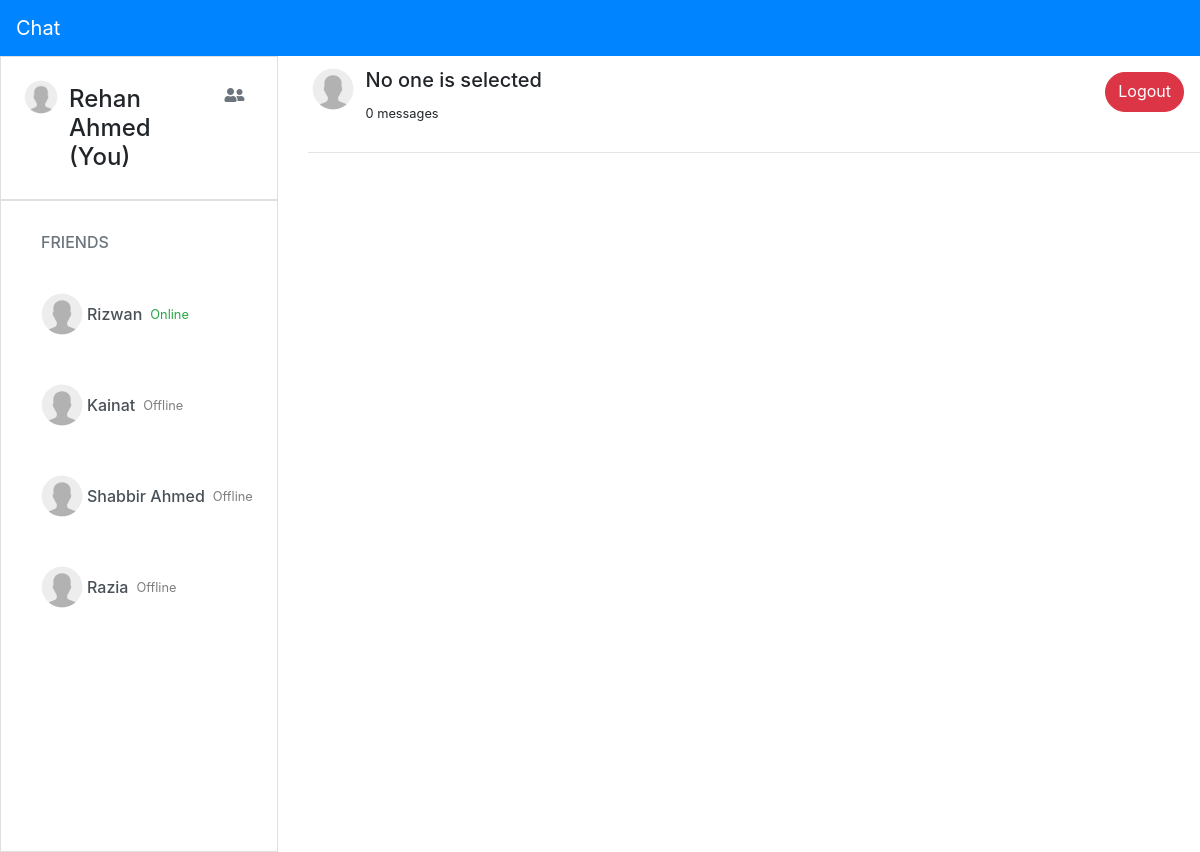
The page /home.php (signed in) on the database its author committed.
### tables this page shows
CREATE TABLE `users` (
  `user_id` int(11) NOT NULL,
  `user_name` varchar(100) NOT NULL,
  `user_email` varchar(100) NOT NULL,
  `user_pass` varchar(100) NOT NULL,
  `user_country` varchar(50) NOT NULL,
  `user_gender` varchar(50) NOT NULL,
  `user_profile` text NOT NULL,
  `time` datetime NOT NULL DEFAULT current_timestamp(),
  `forgotten_anwer` varchar(255) NOT NULL,
  `login` varchar(7) NOT NULL
);

### home.php (the view, shortened to what this page needs)
<?php
include "include/db_connection.php";
?>
<!doctype html>
<html lang="en">
<head>
    <link rel="stylesheet" href="https://use.fontawesome.com/releases/v5.14.0/css/all.css">
    <link rel="stylesheet" href="https://stackpath.bootstrapcdn.com/bootstrap/4.5.2/css/bootstrap.min.css">
    <link rel="stylesheet" href="./css/style.css">
</head>
<body style="overflow-x: hidden;">
    <nav class="navbar body-class navbar-dark">
        <a class="navbar-brand" href="#">Chat</a>
    </nav>
    <div id="left-chat">
        <div class="row">
            <div class="col-md-3">
                <div class="card rounded-0">
                    <div class="card-body">
                        <?php
                        $current_user = $_SESSION['user_email'];
                        $get_curr_user = "SELECT * FROM `users` WHERE `user_email`='$current_user'";
                        $run_curr_user = mysqli_query($conn, $get_curr_user);
                        $row = mysqli_fetch_assoc($run_curr_user);
                        $current_username = $row['user_name'];
                        ?>
                        <div class="d-flex justify-content-between">
                            <div class="d-flex">
                                <img src="images/default-user.png" alt="" style="width: 40px; height:40px">
                                <h4 class="my-2 ml-2"><?php echo $current_username ?> (You)</h4>
                            </div>
                            <div>
                                <a href="include/find_friends.php">
                                    <button class="btn btn-outline-secondary border-0 round-border" data-toggle="tooltip" data-placement="bottom" title="Find new friends" type="button" id="find_friends">
                                        <i class="fas fa-user-friends"></i>
                                    </button>
                                </a>
                            </div>
                        </div>
                    </div>
                </div>
                <div class="card rounded-0 left-chat">
                    <div class="card-body" style="overflow:scroll; height: 650px;">
                        <ul class="list-group">
                            <li class="list-group-item border-0">
                                <h6 class="text-muted">FRIENDS</h6>
                            </li>
                            <?php
                            $get_users = "SELECT * FROM `users` WHERE `user_email` != '$current_user'";
                            $run_users = mysqli_query($conn, $get_users);
                            while ($row = mysqli_fetch_assoc($run_users)) {
                                $users_name = $row['user_name'];
                                $users_status = $row['login'];
                            ?>
                                <a href="home.php?fuser_name=<?php echo $users_name ?>" class="list-group-item list-group-item-action border-0 round-border p-0 pl-3">
                                    <div class="d-flex my-2">
                                        <img src="images/default-user.png" alt="" class="my-2" style="width: 50px; height:50px">
                                        <div class="my-4 d-flex">
                                            <h6><?php echo $users_name ?></h6>
                                            <?php
                                            if ($users_status == 'Online') {
                                                echo '<small class="text-success ml-2">' . $users_status . '</small>';
                                            } else {
                                                echo '<small class="text-black-50 ml-2">' . $users_status . '</small>';
                                            }
                                            ?>
                                        </div>
                                    </div>
                                </a>
                            <?php
                            }
                            ?>
                        </ul>
                    </div>
                </div>
            </div>
            <div class="col-md-9">
                <?php
                if (isset($_GET['fuser_name'])) {
                    $fuser_name = $_GET['fuser_name'];
                } else {
                    $fuser_name = "No one is selected";
                }
                $total_msgs = "SELECT * FROM `user_chat` WHERE (`sender_username` = '$current_username' AND `reciever_username` = '$fuser_name') OR (`reciever_username` = '$current_username' AND `sender_username` = '$fuser_name')";
                $run_msgs = mysqli_query($conn, $total_msgs);
                if ($run_msgs) {
                    $total = mysqli_num_rows($run_msgs);
                }
                ?>
                <div class="right-chat">
                    <div class="d-flex justify-content-between" id="right header">
                        <div class="d-flex my-2">
                            <img src="images/default-user.png" alt="" style="width: 50px; height:50px">
                            <div class="my-1 ml-2">
                                <h5> <?php echo $fuser_name; ?> </h5>
                                <small> <?php echo $total; ?> messages</small>
                            </div>
                        </div>
                        <a href="logout.php" class="btn btn-danger round-border my-3 mr-3" name="logout" style="height: 40px;">Logout</a>
                    </div>
                    <hr>
                    <div id="right_chat" style="overflow:scroll; height: 600px;">
                    </div>
                </div>
            </div>
        </div>
    </div>
</body>
</html>

### css/style.css (style rules this page uses)
.body-class { background-color: #0084FF; }
.round-border { border-radius: 25px; }

### rows shown on the page
users: user_name "Rehan Ahmed"
users: user_name "Rizwan", login "Online"
users: user_name "Kainat", login "Offline"
users: user_name "Shabbir Ahmed", login "Offline"
users: user_name "Razia", login "Offline"

### other values the page prints
$fuser_name "No one is selected"
$total "0"
